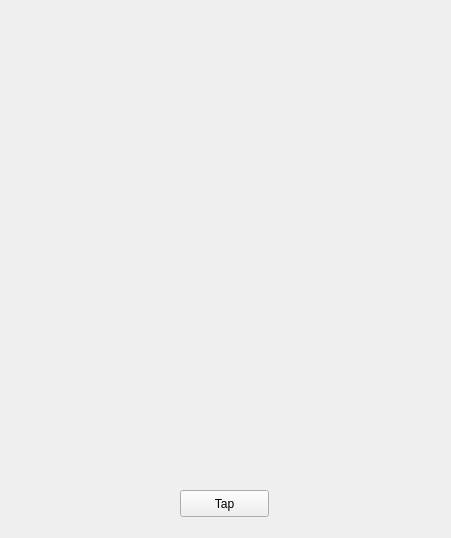
<?xml version="1.0" encoding="UTF-8"?>
<ui version="4.0">
 <class>Form</class>
 <widget class="QWidget" name="Form">
  <property name="geometry">
   <rect>
    <x>0</x>
    <y>0</y>
    <width>451</width>
    <height>538</height>
   </rect>
  </property>
  <property name="windowTitle">
   <string>Form</string>
  </property>
  <widget class="QPushButton" name="pushButton">
   <property name="geometry">
    <rect>
     <x>180</x>
     <y>490</y>
     <width>89</width>
     <height>27</height>
    </rect>
   </property>
   <property name="text">
    <string>Tap</string>
   </property>
  </widget>
 </widget>
 <resources/>
 <connections/>
</ui>
